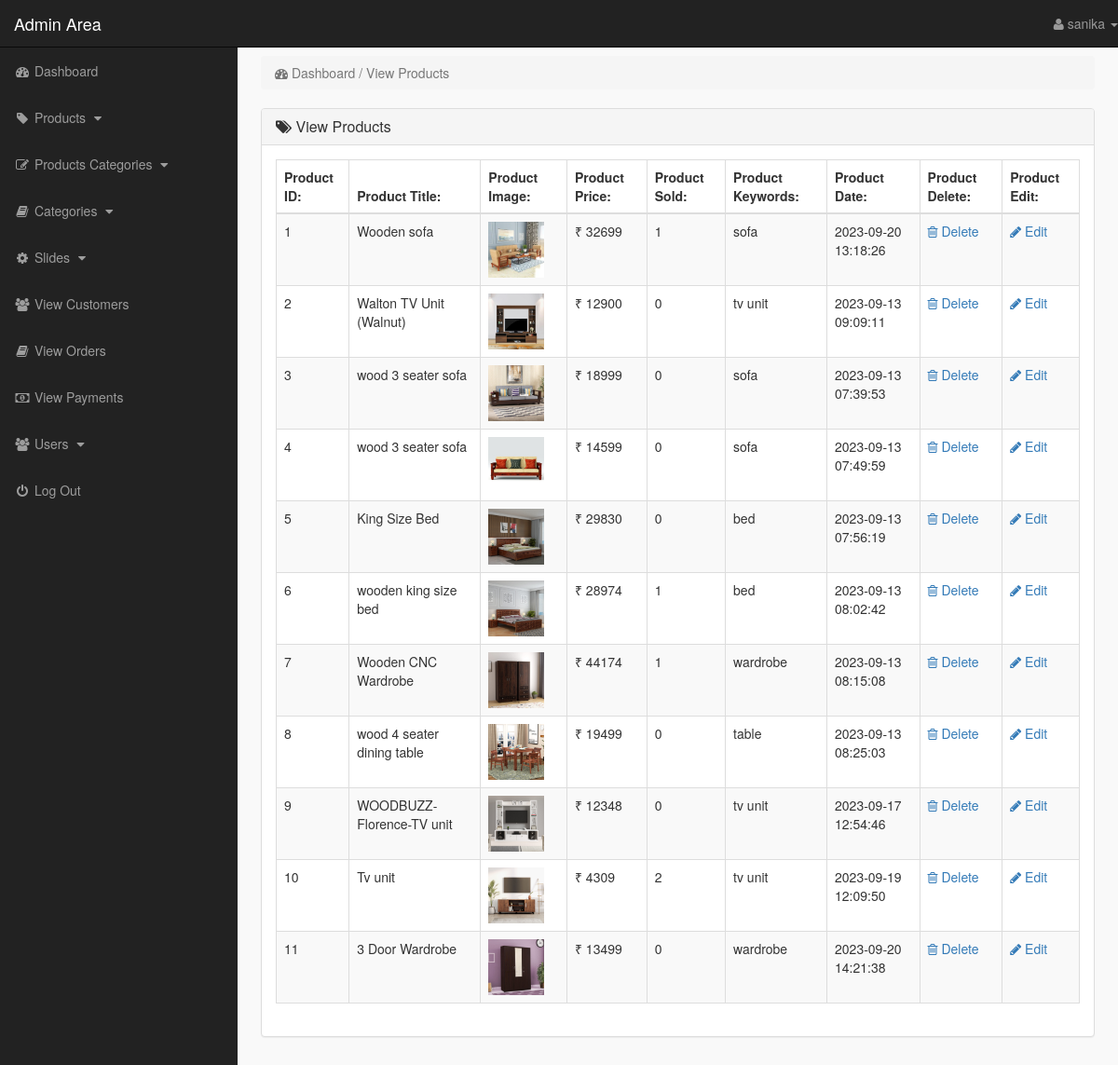
Page /admin_area/index.php?view_products (signed in) on the committed database.
### tables this page shows
CREATE TABLE IF NOT EXISTS `products` (
  `product_id` int NOT NULL AUTO_INCREMENT,
  `p_cat_id` int NOT NULL,
  `cat_id` int NOT NULL,
  `date` timestamp NOT NULL DEFAULT CURRENT_TIMESTAMP,
  `product_title` text NOT NULL,
  `product_img1` text NOT NULL,
  `product_img2` text NOT NULL,
  `product_img3` text NOT NULL,
  `product_price` int NOT NULL,
  `product_desc` text NOT NULL,
  `product_keywords` text NOT NULL,
  PRIMARY KEY (`product_id`)
);

### admin_area/view_products.php (the view)
<?php
    if(!isset($_SESSION['admin_email'])){
        echo "<script>window.open('login.php','_self')</script>";
    }else{
?>
<div class="row">
    <div class="col-lg-12">
        <ol class="breadcrumb">
            <li class="active">
                <i class="fa fa-dashboard"></i> Dashboard / View Products
            </li>
        </ol>
    </div>
</div>
<div class="row">
    <div class="col-lg-12">
        <div class="panel panel-default">
            <div class="panel-heading">
               <h3 class="panel-title">
                   <i class="fa fa-tags"></i>  View Products
               </h3>
            </div>
            <div class="panel-body">
                <div class="table-responsive">
                    <table class="table table-striped table-bordered table-hover">
                        <thead>
                            <tr>
                                <th> Product ID: </th>
                                <th> Product Title: </th>
                                <th> Product Image: </th>
                                <th> Product Price: </th>
                                <th> Product Sold: </th>
                                <th> Product Keywords: </th>
                                <th> Product Date: </th>
                                <th> Product Delete: </th>
                                <th> Product Edit: </th>
                            </tr>
                        </thead>
                        <tbody>
                            <?php
                                $i=0;
                                $get_pro = "select * from products";
                                $run_pro = mysqli_query($con,$get_pro);
                                while($row_pro=mysqli_fetch_array($run_pro)){
                                    $pro_id = $row_pro['product_id'];
                                    $pro_title = $row_pro['product_title'];
                                    $pro_img1 = $row_pro['product_img1'];
                                    $pro_price = $row_pro['product_price'];
                                    $pro_keywords = $row_pro['product_keywords'];
                                    $pro_date = $row_pro['date'];
                                    $i++;
                            ?>
                            <tr>
                                <td> <?php echo $i; ?> </td>
                                <td> <?php echo $pro_title; ?> </td>
                                <td> <img src="product_images/<?php echo $pro_img1; ?>" width="60" height="60"></td>
                                <td>  ₹ <?php echo $pro_price; ?> </td>
                                <td> <?php
                                        $get_sold = "select * from pending_orders where product_id='$pro_id'";
                                        $run_sold = mysqli_query($con,$get_sold);
                                        $count = mysqli_num_rows($run_sold);
                                        echo $count;
                                     ?>
                                </td>
                                <td> <?php echo $pro_keywords; ?> </td>
                                <td> <?php echo $pro_date ?> </td>
                                <td>
                                     <a href="index.php?delete_product=<?php echo $pro_id; ?>">
                                        <i class="fa fa-trash-o"></i> Delete
                                     </a>
                                </td>
                                <td>
                                     <a href="index.php?edit_product=<?php echo $pro_id; ?>">
                                        <i class="fa fa-pencil"></i> Edit
                                     </a>
                                </td>
                            </tr>
                            <?php } ?>
                        </tbody>
                    </table>
                </div>
            </div>
        </div>
    </div>
</div>
<?php } ?>

### admin_area/includes/sidebar.php (shortened to what this page needs)
<?php
    if(!isset($_SESSION['admin_email'])){
        echo "<script>window.open('login.php','_self')</script>";
    }else{
?>
<nav class="navbar navbar-inverse navbar-fixed-top">
    <div class="navbar-header">
        <a href="index.php?dashboard" class="navbar-brand">Admin Area</a>
    </div>
    <ul class="nav navbar-right top-nav">
        <li class="dropdown">
            <a href="#" class="dropdown-toggle" data-toggle="dropdown">
                <i class="fa fa-user"></i> <?php echo $admin_name;  ?> <b class="caret"></b>
            </a>
        </li>
    </ul>
    <div class="collapse navbar-collapse navbar-ex1-collapse">
        <ul class="nav navbar-nav side-nav">
            <li>
                <a href="index.php?dashboard">
                        <i class="fa fa-fw fa-dashboard"></i> Dashboard
                </a>
            </li>
            <li>
                <a href="#" data-toggle="collapse" data-target="#products">
                        <i class="fa fa-fw fa-tag"></i> Products
                        <i class="fa fa-fw fa-caret-down"></i>
                </a>
            </li>
            <li>
                <a href="#" data-toggle="collapse" data-target="#p_cat">
                        <i class="fa fa-fw fa-edit"></i> Products Categories
                        <i class="fa fa-fw fa-caret-down"></i>
                </a>
            </li>
            <li>
                <a href="#" data-toggle="collapse" data-target="#cat">
                        <i class="fa fa-fw fa-book"></i> Categories
                        <i class="fa fa-fw fa-caret-down"></i>
                </a>
            </li>
            <li>
                <a href="#" data-toggle="collapse" data-target="#slides">
                        <i class="fa fa-fw fa-gear"></i> Slides
                        <i class="fa fa-fw fa-caret-down"></i>
                </a>
            </li>
            <li>
                <a href="index.php?view_customers">
                    <i class="fa fa-fw fa-users"></i> View Customers
                </a>
            </li>
            <li>
                <a href="index.php?view_orders">
                    <i class="fa fa-fw fa-book"></i> View Orders
                </a>
            </li>
            <li>
                <a href="index.php?view_payments">
                    <i class="fa fa-fw fa-money"></i> View Payments
                </a>
            </li>
            <li>
                <a href="#" data-toggle="collapse" data-target="#users">
                        <i class="fa fa-fw fa-users"></i> Users
                        <i class="fa fa-fw fa-caret-down"></i>
                </a>
            </li>
            <li>
                <a href="logout.php">
                    <i class="fa fa-fw fa-power-off"></i> Log Out
                </a>
            </li>
        </ul>
    </div>
</nav>
<?php } ?>

### admin_area/css/style.css (style rules this page uses)
body { margin-top: 100px; }
@media (min-width: 768px) { body { margin-top: 50px; } }
.top-nav { 0 15px; }
.top-nav>li { float: left; display: inline-block; }
.top-nav>li>a { color: #999999; line-height: 20px; padding-top: 15px; padding-bottom: 15px; }
@media (min-width: 768px) { .side-nav { position: fixed; top: 51px; bottom: 0; width: 255px; overflow-y: auto; overflow-x: hidden; background-color: #222222; padding-bottom: 40px; border-radius: 0; } }
@media (min-width: 768px) { .side-nav>li>a { width: 255px; } }
.panel-body { border-radius: 5px; }

### rows in the picture
products: product_title "Wooden sofa", product_img1 (picture), product_price "32699", count "1", product_keywords "sofa", date "2023-09-20 13:18:26"
products: product_title "Walton TV Unit (Walnut)", product_img1 (picture), product_price "12900", count "0", product_keywords "tv unit", date "2023-09-13 09:09:11"
products: product_title "wood 3 seater sofa", product_img1 (picture), product_price "18999", count "0", product_keywords "sofa", date "2023-09-13 07:39:53"
products: product_title "wood 3 seater sofa", product_img1 (picture), product_price "14599", count "0", product_keywords "sofa", date "2023-09-13 07:49:59"
products: product_title "King Size Bed", product_img1 (picture), product_price "29830", count "0", product_keywords "bed", date "2023-09-13 07:56:19"
products: product_title "wooden king size bed", product_img1 (picture), product_price "28974", count "1", product_keywords "bed", date "2023-09-13 08:02:42"
products: product_title "Wooden CNC Wardrobe", product_img1 (picture), product_price "44174", count "1", product_keywords "wardrobe", date "2023-09-13 08:15:08"
products: product_title "wood 4 seater dining table", product_img1 (picture), product_price "19499", count "0", product_keywords "table", date "2023-09-13 08:25:03"
products: product_title "WOODBUZZ-Florence-TV unit", product_img1 (picture), product_price "12348", count "0", product_keywords "tv unit", date "2023-09-17 12:54:46"
products: product_title "Tv unit", product_img1 (picture), product_price "4309", count "2", product_keywords "tv unit", date "2023-09-19 12:09:50"
products: product_title "3 Door Wardrobe", product_img1 (picture), product_price "13499", count "0", product_keywords "wardrobe", date "2023-09-20 14:21:38"

### other values in the picture
$admin_name "sanika"
